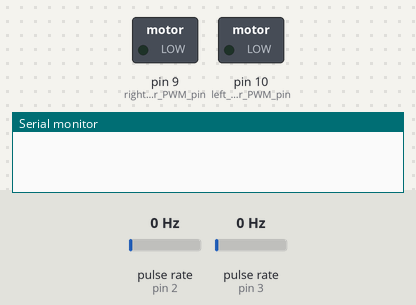
This sketch was run on a simulated Arduino Uno, built with avr-gcc and run on an emulated ATmega328P. On the bench: switched loads named in the sketch (green lamp = pin HIGH), the last lines printed to the serial monitor. Wiring (inferred from the names in the program): 2 × pulse sensor: data pin 2 / data pin 3. Inputs (shaded band) come from the test bench; at power-on: pulse rate (sensors on pin 2, pin 3) 0 Hz. At 11.2 s the program stops and its outputs stay as they are.

Above: at 1.2 s.
1.3 s: pulse rate (sensor on pin 2) set to 50 Hz
4.0 s: pulse rate (sensor on pin 3) set to 150 Hz
At 10.4 s:
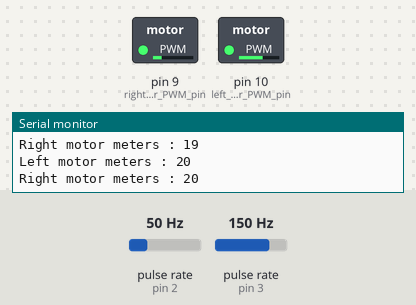
At 11.8 s:
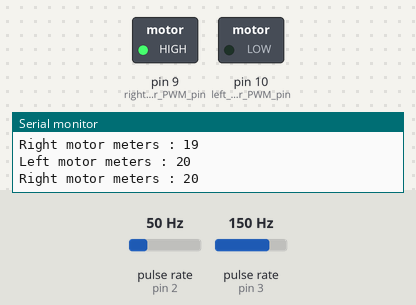
Timing chart, 0 to 12.7 s (numbered marks = the images above; inputs shaded):
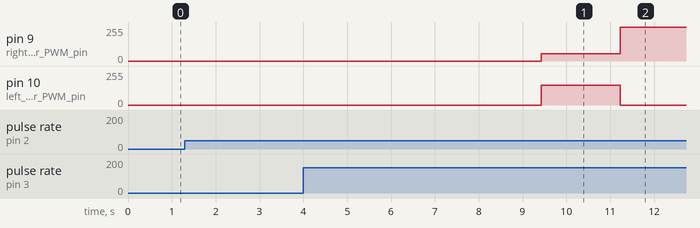

The sketch:

L_shape_movement.ino
```cpp
void robot_heading(void);
void find_distance(void);
void stop_motors(void);
void take_turn();
void motors_start(int left, int left_dir, int right, int right_dir);


int left_encoder_pin = 2;
int left_motor_PWM_pin = 10;
int left_motor_direction_pin = 5;

int right_encoder_pin = 3;
int right_motor_PWM_pin = 9;
int right_motor_direction_pin = 6;


int left_encoder_value  = 0;
int right_encoder_value = 0;

int left_encoder_angle_value  = 0;
int right_encoder_angle_value = 0;

int left_dist = 0;
int left_speed = 0;

int right_dist = 0;
int right_speed = 0;


int theeta=90; //give angle of rotation
int angle=(250/30)*theeta;


int distance_travel=20;


#define Reverse 0
#define Forward 1
#define Left    2
#define Right   3

void setup()
{ Serial.begin(9600);

  pinMode(left_encoder_pin , INPUT);
  pinMode(right_encoder_pin, INPUT);

  attachInterrupt(digitalPinToInterrupt(left_encoder_pin),  find_distance, CHANGE);
  attachInterrupt(digitalPinToInterrupt(right_encoder_pin), find_distance, CHANGE);

}


void loop()
{   motors(left_speed, Forward, right_speed, Forward);
    while (left_dist >= distance_travel)
    {
       attachInterrupt(digitalPinToInterrupt( left_encoder_pin), robot_heading, CHANGE);
       attachInterrupt(digitalPinToInterrupt(right_encoder_pin), robot_heading, CHANGE);
       take_turn();
    }
}


void motors(int left, int left_dir, int right, int right_dir)
{ analogWrite (right_motor_PWM_pin, right);
  digitalWrite(right_motor_direction_pin, right_dir);

  analogWrite (left_motor_PWM_pin, left);
  digitalWrite(left_motor_direction_pin, left_dir );
}


void stop_motors()
{
    analogWrite(left_motor_PWM_pin ,255);    //right
    analogWrite(right_motor_PWM_pin,  255);  //left
}


void find_distance(void)
{ left_encoder_value++;
  if (left_encoder_value % 122 == 0)  //264=1 Meters in original mona motors 12172
  {  left_dist++;
     Serial.print("Left motor meters : ");
     Serial.println(left_dist);
  }

  right_encoder_value++;
  if (right_encoder_value % 122 == 0)     //if 1m is reached
  {  right_dist++;
     Serial.print("Right motor meters : ");
     Serial.println(right_dist);
  }

}


void take_turn()
{
  analogWrite( left_motor_PWM_pin, 150);
  analogWrite(right_motor_PWM_pin,  55);

  digitalWrite( left_motor_direction_pin, Reverse);
  digitalWrite(right_motor_direction_pin, Forward);

}


void robot_heading()
{  left_encoder_angle_value++;
  right_encoder_angle_value++;

  while (left_encoder_angle_value && right_encoder_angle_value >= angle)
  {
    analogWrite(left_motor_PWM_pin ,0);
    analogWrite(right_motor_PWM_pin,  255);
  }

}
```

Measured:
- after the input at 4.0 s, pin 9 (right_motor_PWM_pin): 0/255 → 55/255 after 5.4 s, → 255/255 1.8 s later; pin 10 (left_motor_PWM_pin): 0/255 → 150/255 after 5.4 s, → 0/255 1.8 s later
